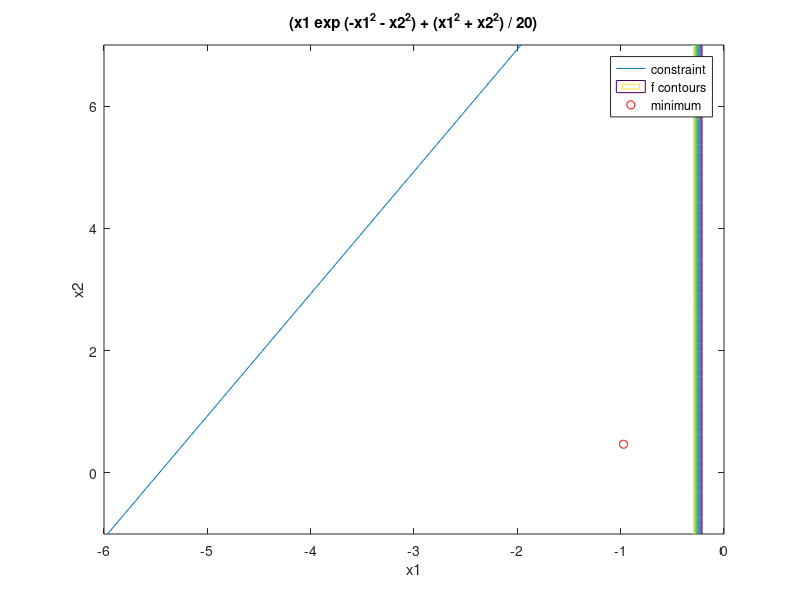

Write the MATLAB code that produced this figure. (Note: this script raises an error after producing the figure.)
function f = lecture3_2()
% EN530.603 Applied Optimal Control
% Lecture#3, 2013/09/11
%
% Optimization with inequality constraints (2 of 2)
% 
% Marin Kobilarov, marin(at)jhu.edu


ezplot(@(x1,x2)(x1*x2/2 + (x1+2)^2 + (x2-2)^2/2 - 2), [-6,0,-1,7])
hold on
ezcontour(@(x1, x2)(x1*exp(-x1^2-x2^2)+(x1^2+x2^2)/20), [-6,0,-1,7])
plot(-.9727,.4685,'ro');
legend('constraint','f contours','minimum');


options = optimset([],'GradObj','on','GradConstr','on');
options.Display = 'iter';

x0 = [-2; 1];
[x,fval,exitflag,output] = fmincon(@onehump,x0,[],[],[],[],[],[], ...
                                   @tiltellipse,options)


function [L, dL] = onehump(x)
% standard Matlab example

L = x(1)*exp(-x(1)^2-x(2)^2)+(x(1)^2+x(2)^2)/20;

if nargout > 1
  dL = [(1-2*x(1)^2)*exp(-x(1)^2-x(2)^2)+x(1)/10;
        -2*x(1)*x(2)*exp(-x(1)^2-x(2)^2)+x(2)/10];
end

function [c,ceq,gc,gceq] = tiltellipse(x)
% standard Matlab example

c = x(1)*x(2)/2 + (x(1)+2)^2 + (x(2)-2)^2/2 - 2;

if nargout > 1
  ceq = [];
end

if nargout > 2
  gc = [x(2)/2+2*(x(1)+2);
       x(1)/2+x(2)-2];
  gceq = [];
end